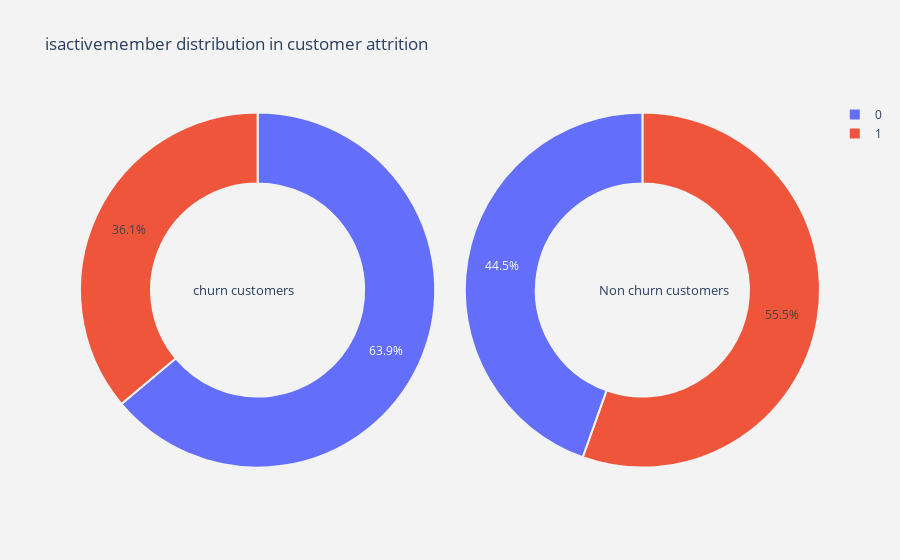

Notebook cell for this chart:
### Markdown cell above
The output above shows us that for the churn customers those who possess a card are  69.9% , whereas those don't possess are  30.1% . For the case of non churn customers  70.7%  possess a card and  29.3%  don't possess a card

### Code cell
# Calling the function for plotting the pie plot for geography column
plot_pie(cat_cols[4])

### Figure 1 — Plotly figure (JSON) as saved in the notebook; plotly's stock layout.template omitted (floating-point values rounded to 4 significant figures)
{"data": [{"domain": {"x": [0, 0.48]}, "hole": 0.6, "hoverinfo": "label+percent+name", "labels": [0, 1], "marker": {"line": {"color": "rgb(243,243,243)", "width": 2}}, "name": "Churn Customers", "type": "pie", "values": [1302, 735]}, {"domain": {"x": [0.52, 1]}, "hole": 0.6, "hoverinfo": "label+percent+name", "labels": [1, 0], "marker": {"line": {"color": "rgb(243,243,243)", "width": 2}}, "name": "Non churn customers", "type": "pie", "values": [4416, 3547]}], "layout": {"annotations": [{"font": {"size": 13}, "showarrow": false, "text": "churn customers", "x": 0.15, "y": 0.5}, {"font": {"size": 13}, "showarrow": false, "text": "Non churn customers", "x": 0.88, "y": 0.5}], "paper_bgcolor": "rgb(243,243,243)", "plot_bgcolor": "rgb(243,243,243)", "title": {"text": "isactivemember distribution in customer attrition "}}}
